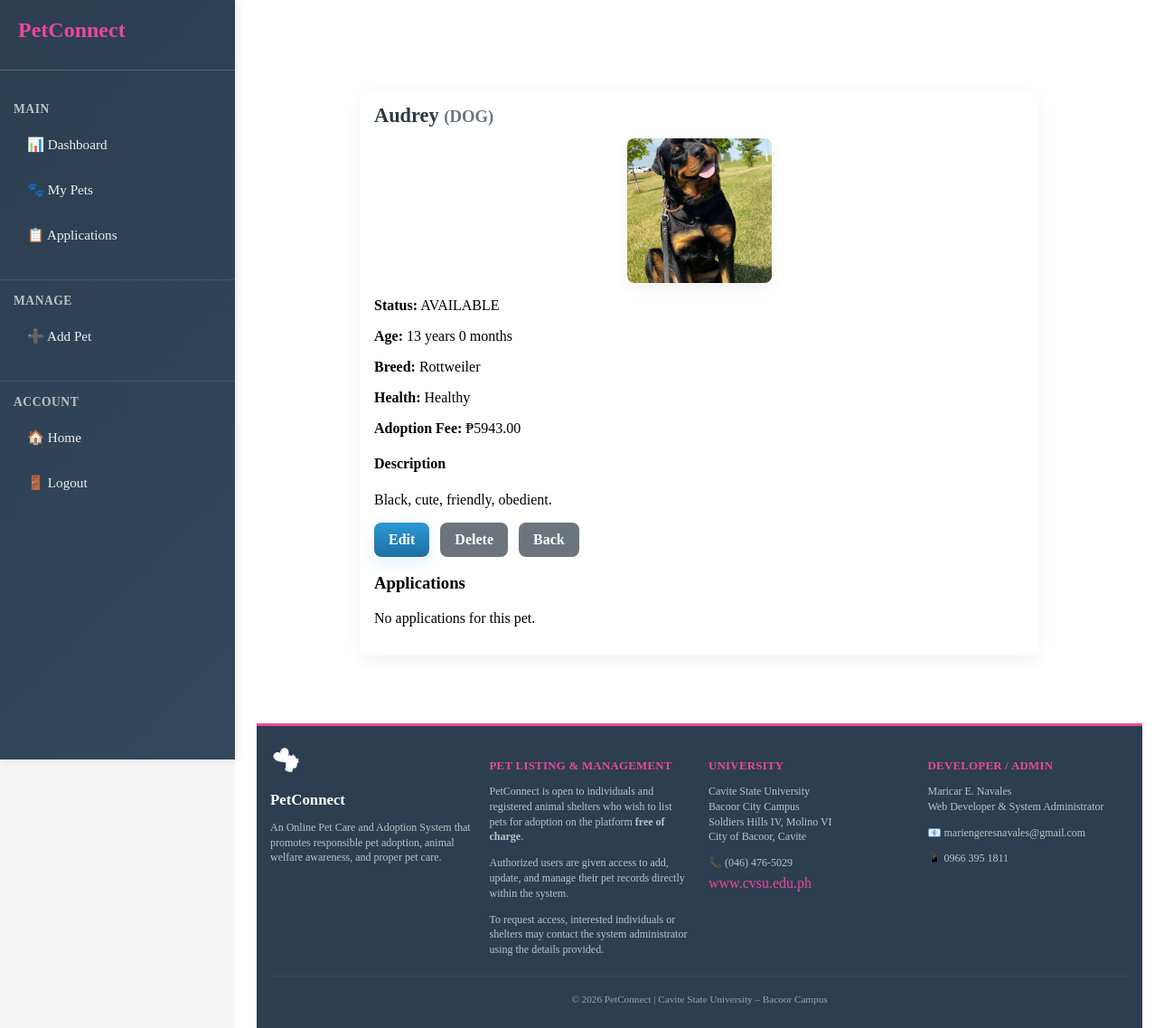
/dashboard/pets/16/view/ (signed in), run on the app's committed database.
### pets/models.py (models this page shows, shortened)
class Pet(models.Model):
    SPECIES_CHOICES = [
        ('DOG', 'Dog'),
        ('CAT', 'Cat'),
        ('BIRD', 'Bird'),
        ('OTHER', 'Other'),
    ]
    GENDER_CHOICES = [
        ('MALE', 'Male'),
        ('FEMALE', 'Female'),
        ('UNKNOWN', 'Unknown'),
    ]
    STATUS_CHOICES = [
        ('AVAILABLE', 'Available'),
        ('ADOPTED', 'Adopted'),
        ('PENDING', 'Pending'),
    ]
    pet_name = models.CharField(max_length=100)
    species = models.CharField(max_length=20, choices=SPECIES_CHOICES)
    breed = models.CharField(max_length=100)
    gender = models.CharField(max_length=20, choices=GENDER_CHOICES, default='UNKNOWN')
    age_years = models.IntegerField(validators=[MinValueValidator(0)])
    age_months = models.IntegerField(validators=[MinValueValidator(0)], default=0)
    health_status = models.TextField()
    description = models.TextField(blank=True, null=True)
    status = models.CharField(max_length=20, choices=STATUS_CHOICES, default='AVAILABLE')
    adoption_fee = models.DecimalField(max_digits=10, decimal_places=2)
    pet_image = models.FileField(upload_to='pet_images/', blank=True, null=True)
    date_added = models.DateTimeField(auto_now_add=True)
    shelter = models.ForeignKey(Shelter, on_delete=models.CASCADE, related_name='pets')

### dashboard/views.py (the view)
# urls.py: path('pets/<int:pk>/view/', pet_detail, name='dashboard-pet-detail'),
@login_required
@user_passes_test(shelter_check)
def pet_detail(request, pk):
    pet = get_object_or_404(Pet, pk=pk, shelter=request.user.profile.shelter)
    applications = pet.applications.all()
    return render(request, 'dashboard/pet_detail.html', {'pet': pet, 'applications': applications})

### dashboard/views.py (called while the page is built)
def shelter_check(user):
    return user.is_authenticated and hasattr(user, 'profile') and user.profile.role == 'SHELTER'

### dashboard/templates/dashboard/pet_detail.html
{% extends "dashboard/base.html" %}
{% block content %}
<div class="center-page">
  <div class="center-inner">
    <div class="admin-action-form">
        <h2>{{ pet.pet_name }} <small class="text-muted">({{ pet.species }})</small></h2>
        {% if pet.pet_image %}
            <img src="{{ pet.pet_image.url }}" alt="{{ pet.pet_name }}" class="adoption-pet-thumb">
        {% endif %}
        <p><strong>Status:</strong> {{ pet.status }}</p>
        <p><strong>Age:</strong> {{ pet.age_years }} years {{ pet.age_months }} months</p>
        <p><strong>Breed:</strong> {{ pet.breed }}</p>
        <p><strong>Health:</strong> {{ pet.health_status }}</p>
        <p><strong>Adoption Fee:</strong> ₱{{ pet.adoption_fee }}</p>
        <h4>Description</h4>
        <p>{{ pet.description }}</p>
        <p>
            <a href="{% url 'pet-edit' pet.id %}" class="btn">Edit</a>
            <a href="{% url 'pet-delete' pet.id %}" class="btn secondary">Delete</a>
            <a href="{% url 'dashboard' %}" class="btn secondary">Back</a>
        </p>
        <h3>Applications</h3>
        {% if applications and applications|length > 0 %}
          <form method="post" action="{% url 'dashboard-pet-approve-all' pet.id %}" data-confirm="Approve all pending applications for {{ pet.pet_name }}?">
            {% csrf_token %}
            <button type="submit" class="btn">Approve All Pending</button>
          </form>
          <table class="pets-table" style="margin-top:12px">
            <thead>
              <tr><th>Applicant</th><th>Reason</th><th>Status</th><th>Action</th></tr>
            </thead>
            <tbody>
              {% for app in applications %}
              <tr>
                <td>{{ app.first_name }} {{ app.last_name }}</td>
                <td>{{ app.reason_for_adoption|truncatechars:80 }}</td>
                <td>{{ app.status }}</td>
                <td>
                  <a href="{% url 'dashboard-adoption-detail' app.id %}" class="btn">View</a>
                  {% if app.status == 'PENDING' %}
                    <form method="post" action="{% url 'dashboard-adoption-update' app.id 'APPROVED' %}" class="inline-form" data-confirm="Approve application {{ app.request_id }}?">
                      {% csrf_token %}
                      <button type="submit" class="btn">✅</button>
                    </form>
                    <form method="post" action="{% url 'dashboard-adoption-update' app.id 'REJECTED' %}" class="inline-form" data-confirm="Reject application {{ app.request_id }}?">
                      {% csrf_token %}
                      <button type="submit" class="btn secondary">❌</button>
                    </form>
                  {% endif %}
                </td>
              </tr>
              {% endfor %}
            </tbody>
          </table>
        {% else %}
          <p>No applications for this pet.</p>
        {% endif %}
    </div>
  </div>
</div>
{% endblock %}

### static/css/pet.css (style rules this page uses)
html, body { height: 100%; margin: 0; padding: 0; }
body { display: flex; flex-direction: column; }
.dashboard-content .page-container > *:not(.footer) { flex: 0 0 auto; }
form button, .btn { background:#3498db; color:#fff; padding:8px 14px; border-radius:6px; border:none; cursor:pointer }
form button.secondary, .btn.secondary { background:#6c757d }
.admin-action-form { max-width:820px; margin:0 auto; padding:22px; }
.admin-action-form h2 { margin-top:0; font-size:1.4rem; color:#2b3a42; margin-bottom:12px }
.admin-action-form .btn { padding:10px 16px; font-weight:600 }
.admin-action-form .btn.secondary { background:#6c757d; margin-left:8px }
.admin-action-form .btn { background: linear-gradient(180deg,#2b98d6,#1f6fa0); box-shadow:0 6px 18px rgba(43,152,214,0.15); border-radius:8px; padding:10px 16px; color:#fff; text-decoration:none; display:inline-block }
.admin-action-form .btn.secondary { background:#6c757d; box-shadow:none }
.center-page { min-height: calc(100vh - 24px); display: flex; align-items: center; justify-content: center; padding: 24px; box-sizing: border-box; flex: 1; }
.center-inner { width: 100%; max-width: 980px; }
.page-container > :not(.footer) { flex: 0 0 auto; }
.adoption-pet-thumb { display:block; width:160px; height:160px; object-fit:cover; border-radius:8px; margin:0 auto 12px; box-shadow:0 6px 18px rgba(0,0,0,0.06) }
.admin-action-form { background:#fff; padding:16px; border-radius:8px; box-shadow:0 6px 18px rgba(0,0,0,0.06); max-width:720px; margin:0 auto }
.text-muted { color:#6c757d }

### data on the page
Pet: pet_name "Audrey", species "DOG", pet_image (picture), status "AVAILABLE", age_years "13", age_months "0", breed "Rottweiler", health_status "Healthy", adoption_fee "5943.00", description "Black, cute, friendly, obedient."
